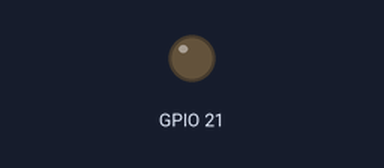
The program below on a simulated Raspberry Pi (BCM pin numbers). On the bench: output pins drawn as LEDs (lit = HIGH).

Above: at 0.05 s.
At 2.6 s:
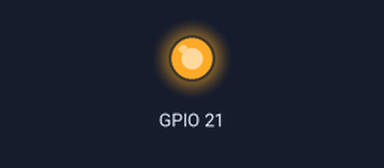
Timing chart, 0 to 6.6 s (numbered marks = the images above):
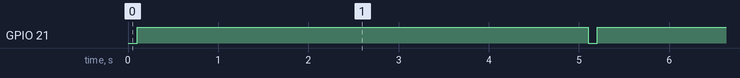

Measured:
- by itself, GPIO 21: alternates HIGH for 5.0 s and LOW for 0.10 s

The program:

test.py
```python
#!/bin/python3

import RPi.GPIO as gpio
import signal
import time
import sys

gpio.setmode(gpio.BCM)
gpio.setup(21, gpio.OUT)

def close(signal, frame):
    gpio.cleanup()
    print('Goodbye')
    sys.exit(0)

signal.signal(signal.SIGINT, close)


# Set String
string = ".... . .-.. .-.. --- / .-- --- .-. .-.. -.."
timing = 0.1

while True:
	for c in string:
		gpio.output(21, gpio.HIGH)

	if c == '.':
		gpio.output(21, gpio.LOW)
		time.sleep(timing)

	if c == ' ' or c == '/':
		gpio.output(21, gpio.LOW)
		time.sleep(timing)

	if c == '-':
		time.sleep(timing * 3)
	gpio.output(21, gpio.HIGH)

	time.sleep(5)
```
